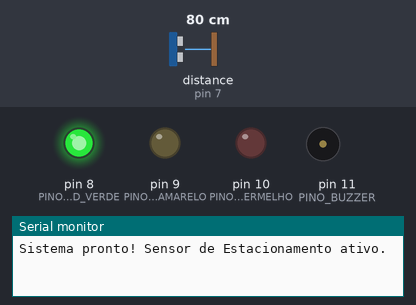
Recording of a sketch running on a simulated Arduino Uno, built with avr-gcc and run on an emulated ATmega328P. Parts: output pins drawn as LEDs (lit = HIGH), buzzer (waves = sounding, pin HIGH), the last lines printed to the serial monitor. Wiring (inferred from the names in the program): ultrasonic range finder: trigger pin 6; echo pin 7. The inputs (shaded band) are chosen by the test bench; at power-on: distance to the obstacle (sensor on pin 7) 80 cm. The echo pulse lasts 58.3 µs per cm; pins used as bus, display or sensor lines are not drawn.

Above: at 1.2 s.
1.3 s: distance to the obstacle (sensor on pin 7) set to 54 cm
2.8 s: distance to the obstacle (sensor on pin 7) set to 46 cm
At 3.2 s:
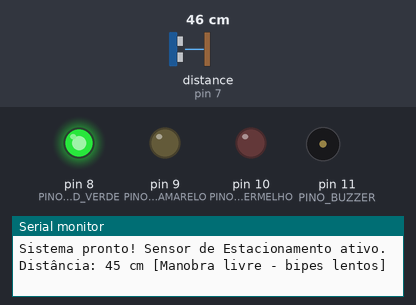
5.8 s: distance to the obstacle (sensor on pin 7) set to 34 cm
8.8 s: distance to the obstacle (sensor on pin 7) set to 28 cm
At 9.25 s:
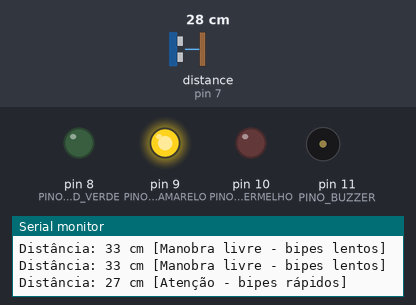
11.8 s: distance to the obstacle (sensor on pin 7) set to 2 cm
At 13.0 s:
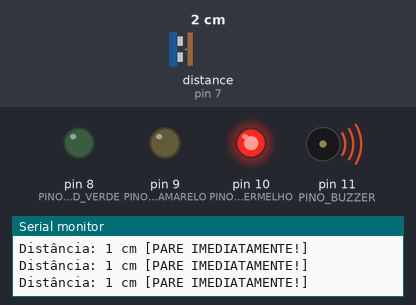
13.3 s: distance to the obstacle (sensor on pin 7) set to 60 cm
At 13.7 s:
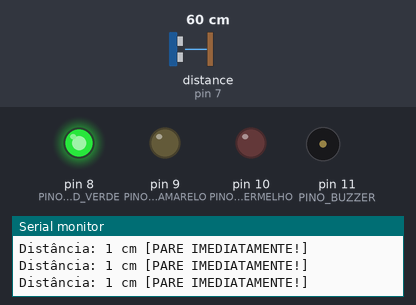
Timing chart, 0 to 15.8 s (numbered marks = the images above; inputs shaded):
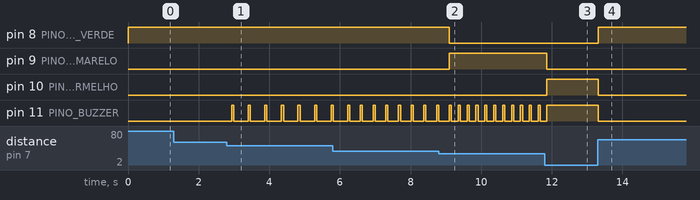

Measured:
- the behaviour switches between 52 and 51 cm on distance to the obstacle (sensor on pin 7) (found by bisection; images 0 and 1)
- the behaviour switches between 32 and 31 cm on distance to the obstacle (sensor on pin 7) (found by bisection; images 1 and 2)
- after the input at 1.3 s, every drawn part: stays the same
- after the input at 2.8 s, pin 11 (PINO_BUZZER): alternates HIGH for 0.06 s and LOW for 0.41 s, starting after 0.14 s
- after the input at 8.8 s, pin 8 (PINO_LED_VERDE): HIGH → LOW after 0.30 s; pin 9 (PINO_LED_AMARELO): LOW → HIGH after 0.30 s; pin 11 (PINO_BUZZER): alternates HIGH for 0.06 s and LOW for 0.19 s, starting after 0.55 s
- after the input at 11.8 s, pin 9 (PINO_LED_AMARELO): HIGH → LOW after 0.06 s; pin 10 (PINO_LED_VERMELHO): LOW → HIGH after 0.06 s; pin 11 (PINO_BUZZER): goes on until 11.9 s, then stays HIGH
- after the input at 13.3 s, pin 8 (PINO_LED_VERDE): LOW → HIGH at once; pin 10 (PINO_LED_VERMELHO), pin 11 (PINO_BUZZER): HIGH → LOW at once

The sketch:

p33_sensor_de_estacionamento.ino
```cpp
/*
 * Projeto 33: Sensor de Estacionamento
 * O que faz: Mede a distância no HC-SR04, acende 3 LEDs e acelera os bipes do buzzer conforme se aproxima.
 * Ligações: D6 (Trig), D7 (Echo), D8 (LED Verde), D9 (LED Amarelo), D10 (LED Vermelho), D11 (Buzzer Ativo)
 * Bibliotecas: Nenhuma biblioteca extra
 * Material: 80 Projetos Arduino
 */

const byte PINO_TRIG = 6;          // Trig do HC-SR04
const byte PINO_ECHO = 7;          // Echo do HC-SR04
const byte PINO_LED_VERDE = 8;     // LED Verde
const byte PINO_LED_AMARELO = 9;   // LED Amarelo
const byte PINO_LED_VERMELHO = 10; // LED Vermelho
const byte PINO_BUZZER = 11;       // Buzzer ativo 5V

long medirDistanciaCm() {
  digitalWrite(PINO_TRIG, LOW);
  delayMicroseconds(2);
  digitalWrite(PINO_TRIG, HIGH);
  delayMicroseconds(10);
  digitalWrite(PINO_TRIG, LOW);

  unsigned long dur = pulseIn(PINO_ECHO, HIGH, 30000UL);
  if (dur == 0) return 400;
  return (long)(dur * 0.0343 / 2.0);
}

void setup() {
  Serial.begin(9600);
  pinMode(PINO_TRIG, OUTPUT);
  pinMode(PINO_ECHO, INPUT);
  pinMode(PINO_LED_VERDE, OUTPUT);
  pinMode(PINO_LED_AMARELO, OUTPUT);
  pinMode(PINO_LED_VERMELHO, OUTPUT);
  pinMode(PINO_BUZZER, OUTPUT);

  Serial.println(F("Sistema pronto! Sensor de Estacionamento ativo."));
}

void loop() {
  long cm = medirDistanciaCm();

  if (cm > 50) {
    digitalWrite(PINO_LED_VERDE, HIGH);
    digitalWrite(PINO_LED_AMARELO, LOW);
    digitalWrite(PINO_LED_VERMELHO, LOW);
    digitalWrite(PINO_BUZZER, LOW);
    delay(150);
  } else if (cm > 30) {
    Serial.print(F("Distância: "));
    Serial.print(cm);
    Serial.println(F(" cm [Manobra livre - bipes lentos]"));
    digitalWrite(PINO_LED_VERDE, HIGH);
    digitalWrite(PINO_LED_AMARELO, LOW);
    digitalWrite(PINO_LED_VERMELHO, LOW);
    digitalWrite(PINO_BUZZER, HIGH);
    delay(60);
    digitalWrite(PINO_BUZZER, LOW);
    delay((unsigned long)(cm * 9));
  } else if (cm > 10) {
    Serial.print(F("Distância: "));
    Serial.print(cm);
    Serial.println(F(" cm [Atenção - bipes rápidos]"));
    digitalWrite(PINO_LED_VERDE, LOW);
    digitalWrite(PINO_LED_AMARELO, HIGH);
    digitalWrite(PINO_LED_VERMELHO, LOW);
    digitalWrite(PINO_BUZZER, HIGH);
    delay(60);
    digitalWrite(PINO_BUZZER, LOW);
    delay((unsigned long)(cm * 7));
  } else {
    Serial.print(F("Distância: "));
    Serial.print(cm);
    Serial.println(F(" cm [PARE IMEDIATAMENTE!]"));
    digitalWrite(PINO_LED_VERDE, LOW);
    digitalWrite(PINO_LED_AMARELO, LOW);
    digitalWrite(PINO_LED_VERMELHO, HIGH);
    digitalWrite(PINO_BUZZER, HIGH); // Apito contínuo de parada
    delay(120);
  }
}
```
